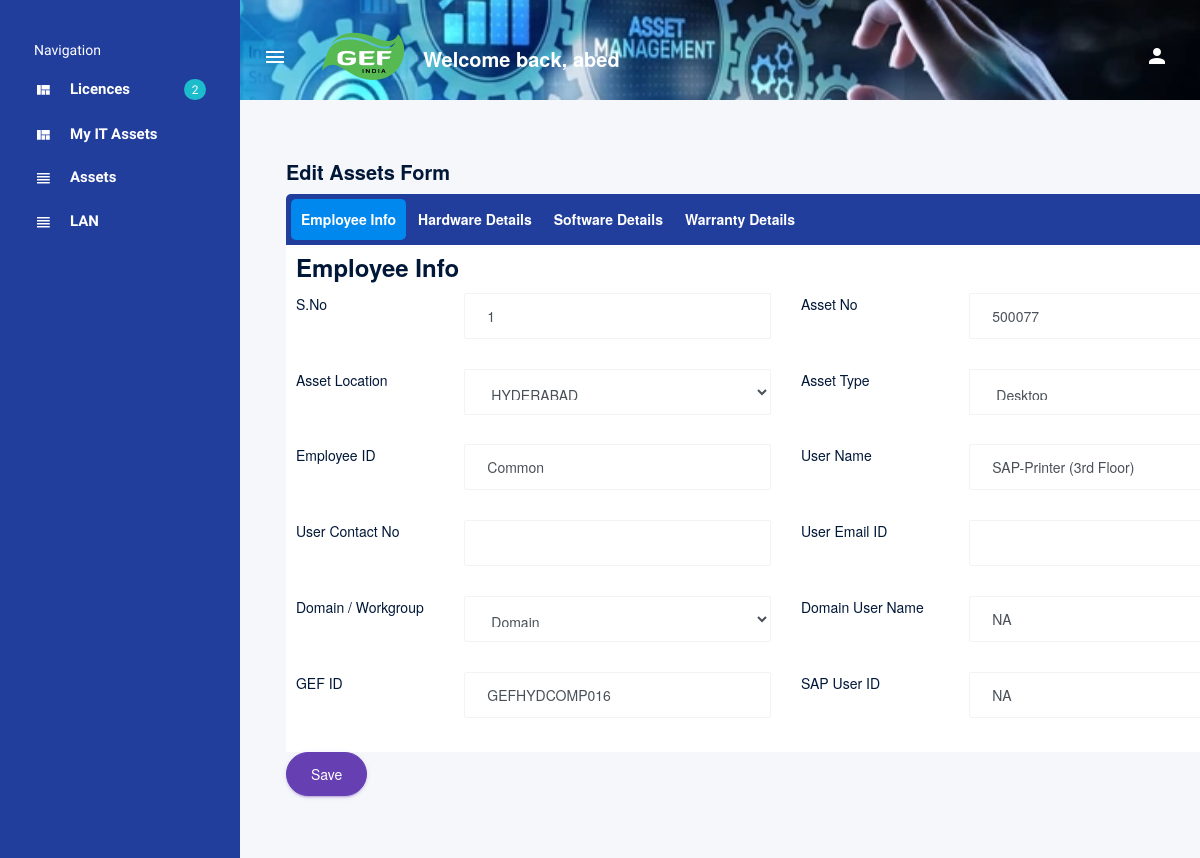
The app's page /assets_edit/2474 (signed in) with its own data.
### assetapp/models.py (models this page shows, shortened)
class AssetModel(models.Model):
    user_name = models.CharField(max_length=100, default='')
    user_contact = models.CharField(max_length=100, default='')
    user_email = models.EmailField(max_length=100,default='')
    location = models.CharField(max_length=100)
    sub_location = models.CharField(max_length=100,default='')
    asset_no = models.CharField(max_length=100, default='')
    serial_no = models.CharField(max_length=100, default='')
    emp_id = models.CharField(max_length=100, default='')
    usage_type = models.CharField(max_length=100, default='')
    machine_type = models.CharField(max_length=100, default='')
    gef_id_number = models.CharField(max_length=100, default='')
    domain_workgroup = models.CharField(max_length=100, default='')
    Domain_User_Name = models.CharField(max_length=100, default='')
    machine_make = models.CharField(max_length=100, default='')
    machine_age = models.CharField(max_length=100, default='')
    machine_model_no = models.CharField(max_length=100, default='')
    machine_serial_no = models.CharField(max_length=100, default='')
    hdd = models.CharField(max_length=100, default='')
    hdd_type = models.CharField(max_length=100, default='')
    hdd_make = models.CharField(max_length=100, default='')
    hdd_model = models.CharField(max_length=100, default='')
    hdd_serial_no = models.CharField(max_length=100, default='')
    ram = models.CharField(max_length=100, default='')
    processor = models.CharField(max_length=100, default='')
    processor_purchase_date = models.DateField(null=True,blank=True)
    date_type = models.CharField(max_length=100, default='')
    amc_start_date = models.DateField(null=True,blank=True)
    amc_end_date = models.DateField(null=True,blank=True)
    user_acceptance_date = models.DateField(null=True,blank=True)
    user_handed_over_date = models.DateField(null=True,blank=True)
    Operating_System_Version = models.CharField(max_length=100, default='')
    OS = models.CharField(max_length=100, default='')
    OS_type = models.CharField(max_length=100, default='')
    OEM_Volume = models.BooleanField(default='')
    ms_office = models.BooleanField(default='')
    ms_office_version = models.CharField(max_length=100, default='')
    ms_365 = models.CharField(max_length=100, default='')
    ms_visio = models.CharField(max_length=100, default='')
    ms_access = models.CharField(max_length=100, default='')
    Antivirus = models.BooleanField(default='')
    AutoCAD = models.BooleanField(default='')
    AutoCAD_version = models.CharField(max_length=100, default='')
    Coral_Draw = models.BooleanField(default='')
    Pdf_Writer = models.BooleanField(default='')
    Winzip = models.BooleanField(default='')
    Installed_Softwares = models.CharField(max_length=1000, default='')
    Adobe_acrobate = models.BooleanField(default='')
    Visio = models.BooleanField(default='')
    Access = models.BooleanField(default='')
    SAP = models.BooleanField(default='')
    SAP_User_ID =models.CharField(max_length=100, default='')
    Status = models.CharField(max_length=100, default='')
    Remarks = models.CharField(max_length=100, default='')

### assetapp/views.py (the view, shortened to what this page needs)
# urls.py: path('assets_edit/<int:id>',views.edit,name='edit'),
@login_required
def edit(request,id):
    obj = get_object_or_404(AssetModel, pk=id)
    context = {}
    form = AssetForm(instance=obj)
    context['form'] = form
    return render(request,"assets_edit.html",context)

### templates/assets_edit.html (shortened to what this page needs)
{% extends 'base.html' %}
{% block content %}
{% if user.is_authenticated %}
<div class="main-panel">
        <div class="content-wrapper">
                  <h4 class="card-title">Edit Assets Form</h4>
                 <form class="form-sample" name ="myForm" method="post" onclick="datetostring()">
                      <div class="tabs">
                  <ul id="tabs-nav">
                    <li id="tab1" class="active"><a href="#tab11" onclick="TABS()">Employee Info</a></li>
                    <li id="tab2" class=""><a href="#tab22" onclick="TABS()">Hardware Details</a></li>
                    <li id="tab3" class=""><a href="#tab33" onclick="TABS()">Software Details</a></li>
                      <li id="tab4" class=""><a href="#tab44" onclick="TABS()">Warranty Details</a></li>
                  </ul>
                  <div id="tabs-content">
                      <div id="tab11" class="tab-content tab-pane" style="display: none;" role="tabpanel">
                        <h3>Employee Info</h3>
                                <div class="row">
                                    <div class="col-md-6" onfocusout="checkexist()">
                                        <div class="form-group row" id="serial_no" name="serial_no">
                                          <label class="col-sm-4 col-form-label">S.No</label>
                                          <div class="col-sm-8">
                                            {{ form.serial_no}}
                                          </div>
                                        </div>
                                       </div>
                                     <div class="col-md-6">
                                        <div class="form-group row">
                                          <label class="col-sm-4 col-form-label">Asset No</label>
                                          <div class="col-sm-8">
                                            {{ form.asset_no}}
                                          </div>
                                        </div>
                                     </div>
                                        <div class="col-md-6">
                                            <div class="form-group row" name="location" id="location">
                                              <label class="col-sm-4 col-form-label">Asset Location</label>
                                              <div class="col-sm-8">
                                                {{ form.location}}
                                              </div>
                                            </div>
                                        </div>
                                      <div class="col-md-6">
                                        <div class="form-group row">
                                          <label class="col-sm-4 col-form-label">Asset Type</label>
                                          <div class="col-sm-8">
                                            {{ form.machine_type}}
                                          </div>
                                        </div>
                                       </div>
                                      <div class="col-md-6">
                                        <div class="form-group row">
                                          <label class="col-sm-4 col-form-label">Employee ID</label>
                                          <div class="col-sm-8">
                                            {{ form.emp_id}}
                                          </div>
                                        </div>
                                       </div>
                                     <div class="col-md-6">
                                        <div class="form-group row">
                                          <label class="col-sm-4 col-form-label">User Name</label>
                                          <div class="col-sm-8">
                                            {{ form.user_name}}
                                          </div>
                                        </div>
                                       </div>
                                        <div class="col-md-6">
                                        <div class="form-group row">
                                          <label class="col-sm-4 col-form-label">User Contact No</label>
                                          <div class="col-sm-8">
                                            {{ form.user_contact}}
                                          </div>
                                        </div>
                                       </div>
                                      <div class="col-md-6">
                                        <div class="form-group row">
                                          <label class="col-sm-4 col-form-label">User Email ID</label>
                                          <div class="col-sm-8">
                                            {{ form.user_email}}
                                          </div>
                                        </div>
                                       </div>
                                    <div class="col-md-6">
                                        <div class="form-group row">
                                          <label class="col-sm-4 col-form-label">Domain / Workgroup</label>
                                          <div class="col-sm-8">
                                            {{ form.domain_workgroup}}
                                          </div>
                                        </div>
                                       </div>
                                    <div class="col-md-6">
                                        <div class="form-group row">
                                          <label class="col-sm-4 col-form-label">Domain User Name</label>
                                          <div class="col-sm-8">
                                            {{ form.Domain_User_Name}}
                                          </div>
                                        </div>
                                       </div>
                                    <div class="col-md-6">
                                        <div class="form-group row">
                                          <label class="col-sm-4 col-form-label">GEF ID</label>
                                          <div class="col-sm-8">
                                            {{ form.gef_id_number}}
                                          </div>
                                        </div>
                                       </div>
                                      <div class="col-md-6">
                                        <div class="form-group row">
                                          <label class="col-sm-4 col-form-label">SAP User ID</label>
                                          <div class="col-sm-8">
                                           {{ form.SAP_User_ID}}
                                          </div>
                                        </div>
                                       </div>
                                </div>
                      </div>
                  </div>
                </div>
                            <input class="btn btn-primary btn-rounded btn-fw" id="submit" type = "submit" onclick="GEEKFORGEEKS()" value="Save">
                  </form>
                </div>
              </div>
{% endif %}
{% endblock %}

### templates/base.html (shortened to what this page needs)
{% load static %}
<!DOCTYPE html>
<html lang="en">
<head>
  <link rel="stylesheet" href="{% static 'vendors/mdi/css/materialdesignicons.min.css' %}">
  <link rel="stylesheet" href="{% static 'vendors/css/vendor.bundle.base.css' %}">
  <link rel="stylesheet" href="{% static 'css/style.css' %}">
  <link rel="stylesheet" href="{% static 'css/jquery.dataTables.min.css' %}">
</head>
<body>
  <div class="container-scroller d-flex">
    <nav class="sidebar sidebar-offcanvas" id="sidebar">
      <ul class="nav">
        <li class="nav-item sidebar-category">
          <p>Navigation</p>
        </li>
        <li class="nav-item">
          <a class="nav-link" href="/">
            <i class="mdi mdi-view-quilt menu-icon"></i>
            <span class="menu-title">Licences</span>
            <div class="badge badge-info badge-pill">2</div>
          </a>
        </li>
            <li class="nav-item">
              <a class="nav-link" href="/it_assets">
                <i class="mdi mdi-view-quilt menu-icon"></i>
                <span class="menu-title">My IT Assets</span>
              </a>
            </li>
        <li class="nav-item">
          <a class="nav-link" href="/assets">
            <i class="mdi mdi-view-headline menu-icon"></i>
            <span class="menu-title">Assets</span>
          </a>
        </li>
        <li class="nav-item">
          <a class="nav-link" href="/list">
            <i class="mdi mdi-view-headline menu-icon"></i>
            <span class="menu-title">LAN</span>
          </a>
        </li>
      </ul>
    </nav>
    <div class="container-fluid page-body-wrapper">
      <nav class="navbar col-lg-12 col-12 px-0 py-0 py-lg-4 d-flex flex-row">
        <div class="navbar-menu-wrapper d-flex align-items-center justify-content-end">
          <button class="navbar-toggler navbar-toggler align-self-center" type="button" data-toggle="minimize">
            <span class="mdi mdi-menu"></span>
          </button>
          <div class="navbar-brand-wrapper">
            <a class="navbar-brand brand-logo" href="index.html"><img src="{% static 'images/logo.png' %}" alt="logo"/></a>
          </div>
          <h4 class="font-weight-bold mb-0 d-none d-md-block mt-1">Welcome back, {{user}}</h4>
          <ul class="navbar-nav navbar-nav-right">
            <li class="nav-item dropdown mr-2">
              <a class="nav-link count-indicator dropdown-toggle d-flex align-items-center justify-content-center" id="notificationDropdown" href="#" data-toggle="dropdown">
                <i class="mdi mdi-account"></i>
              </a>
            </li>
          </ul>
        </div>
       </nav>
      <div class="main-panel">
        <div class="content-wrapper">
          {% block content %}{% endblock %}
        </div>
      </div>
    </div>
  </div>
</body>
</html>

### templates/assets_edit.html (style rules this page uses)
.tabs { width: 1000px; display: block; background-color: #223e9c; border-radius: 5px 5px 5px 5px; }
ul#tabs-nav { list-style: none; margin: 0; padding: 5px; overflow: auto; }
ul#tabs-nav li { float: left; font-weight: bold; margin-right: 2px; padding: 8px 10px; border-radius: 5px 5px 5px 5px; cursor: pointer; }
ul#tabs-nav li:hover, ul#tabs-nav li.active { background-color: #08E; }
#tabs-nav li a { text-decoration: none; color: #FFF; }
.tab-content { padding: 10px; background-color: #FFF; }
html { margin: 0; padding: 0; }
body { font-family: "HelveticaNeue-Light", "Helvetica Neue Light", "Helvetica Neue", Helvetica, Arial, "Lucida Grande", sans-serif; font-weight: 300; }

### records on screen
AssetModel: serial_no "1", asset_no "500077", location "HYDERABAD", machine_type "Desktop", emp_id "Common", user_name "SAP-Printer (3rd Floor)", domain_workgroup "Domain", Domain_User_Name "NA", gef_id_number "GEFHYDCOMP016", SAP_User_ID "NA"

### other values on screen
{{ user }} "abed"
